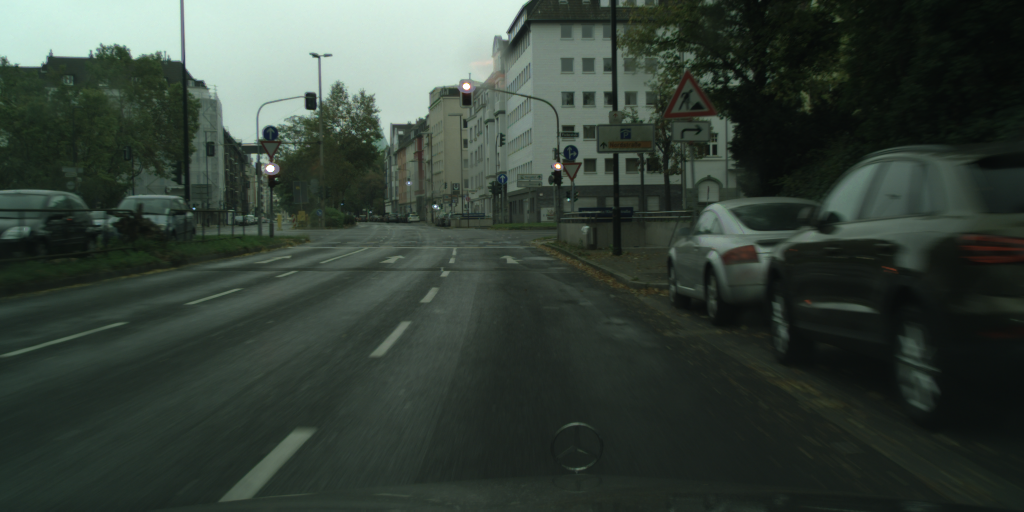
#> input picture data/integration/dusseldorf_000049_000024_leftImg8bit.png, 2048 x 1024 px (shown at 1/2 size)
$ python -i attention.py   (imports and definitions only)
#> lines starting #> are read from the running program, lines starting #| are printed output that depends on the picture
#> further down, picture is the input picture: shape (1024, 2048, 3); mean B, G, R 56.4, 64.6, 53.7
from scipy import signal as sg
from skimage.feature import peak_local_max
import numpy as np


def find_tfl_lights(c_image: np.ndarray):
    """
    Detect candidates for TFL lights.
    """
    kernel_r = np.array([[-0.5, -0.5, -0.5], [-0.5, -0.5, -0.5],
                         [-0.5, -0.5, -0.5], [-0.5, -0.5, -0.5],
                         [-0.5, -0.5, -0.5], [-0.5, -0.5, -0.5],
                         [-0.5, -0.5, -0.5], [-0.5, -0.5, -0.5],
                         [-0.5, -0.5, -0.5], [1, 1, -0.5],
                         [1, 2, 1], [1, 2, 1],
                         [1, 1, 1], [1, 1, 1]])
    kernel_g = np.array([[1, 1, 1], [1, 1, 1],
                         [1, 2, 1],  [1, 2, 1],
                         [1, 1, -0.5], [1, 1, -0.5],
                         [-0.5, -0.5, -0.5], [-0.5, -0.5, -0.5],
                         [-0.5, -0.5, -0.5], [-0.5, -0.5, -0.5],
                         [-0.5, -0.5, -0.5], [-0.5, -0.5, -0.5],
                         [-0.5, -0.5, -0.5], [-0.5, -0.5, -0.5],
                         [-0.5, -0.5, -0.5]])

    im_red = c_image[:, :, 0]
    im_green = c_image[:, :, 1]
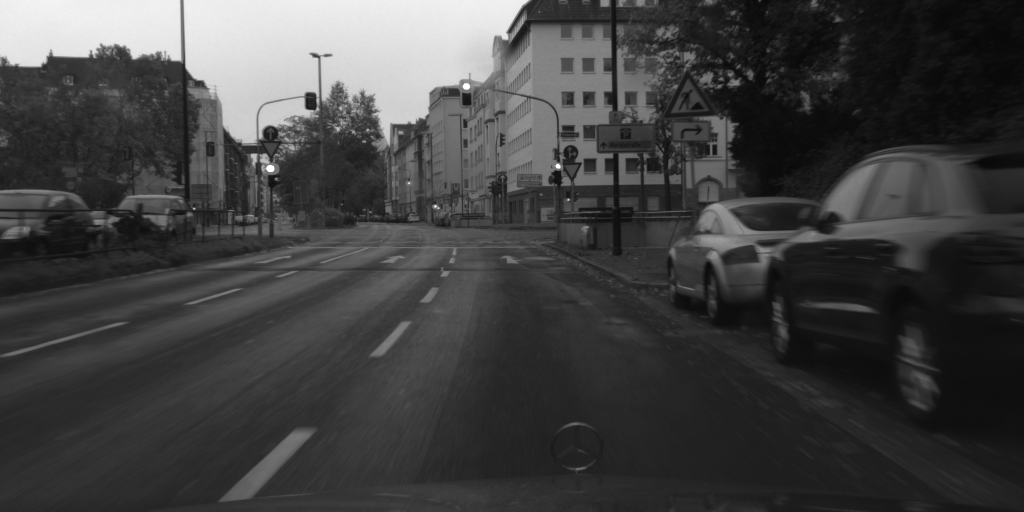
#> im_green: shape (1024, 2048) (shown at 1/2 size); min 8, max 255, mean 64.6

    grad_red = sg.convolve2d(im_red, kernel_r, mode='same')
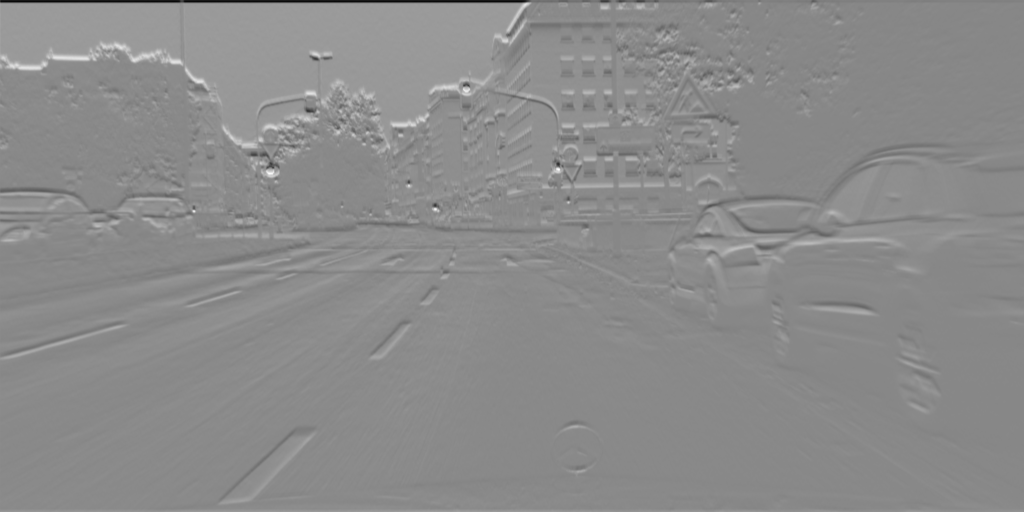
#> grad_red: shape (1024, 2048) float64 (shown at 1/2 size); min -3125, max 2801, mean 114.3; drawn with min black and max white
    grad_green = sg.convolve2d(im_green, kernel_g, mode='same')
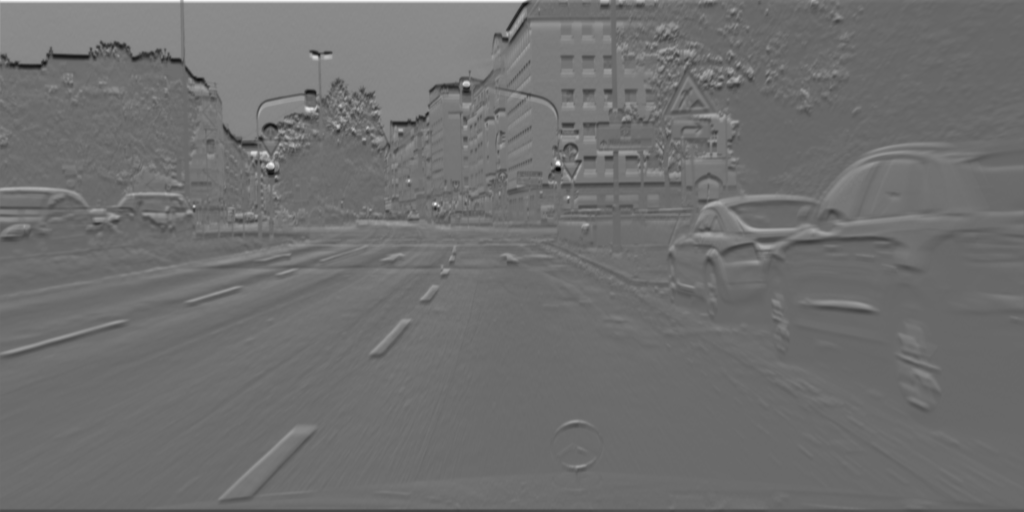
#> grad_green: shape (1024, 2048) float64 (shown at 1/2 size); min -2254, max 3402.5, mean 216.6; drawn with min black and max white

    coordinates_red = peak_local_max(grad_red, min_distance=20, num_peaks=10)
#> coordinates_red = [[339, 1117], [418, 870], [346, 537], [422, 388], [181, 930], [371, 817], [95, 241], [120, 267], [115, 124], [117, 172]]
    coordinates_green = peak_local_max(grad_green, min_distance=20, num_peaks=10)
#> coordinates_green = [[325, 1116], [407, 870], [328, 542], [218, 617], [394, 1136], [305, 510], [165, 928], [114, 630], [361, 817], [252, 675]]

    x_red, y_red = coordinates_red[:, -1], coordinates_red[:, 0]
#> x_red = [1117, 870, 537, 388, 930, 817, 241, 267, 124, 172]; y_red = [339, 418, 346, 422, 181, 371, 95, 120, 115, 117]
    x_green, y_green = coordinates_green[:, -1], coordinates_green[:, 0]
#> x_green = [1116, 870, 542, 617, 1136, 510, 928, 630, 817, 675]; y_green = [325, 407, 328, 218, 394, 305, 165, 114, 361, 252]

    return x_red, y_red, x_green, y_green

>>> import cv2
>>> picture = cv2.imread('../data/integration/dusseldorf_000049_000024_leftImg8bit.png')
>>> result = find_tfl_lights(picture)
#> result = ([1117, 870, 537, 388, 930, 817, 241, 267, 124, 172], [339, 418, 346, 422, 181, 371, 95, 120, 115, 117], [1116, 870, 542, 617, 1136, 510, 928, 630, 817, 675], [325, 407, 328, 218, 394, 305, 165, 114, 361, 252])

$ run again, on data/integration/dusseldorf_000049_000026_leftImg8bit.png
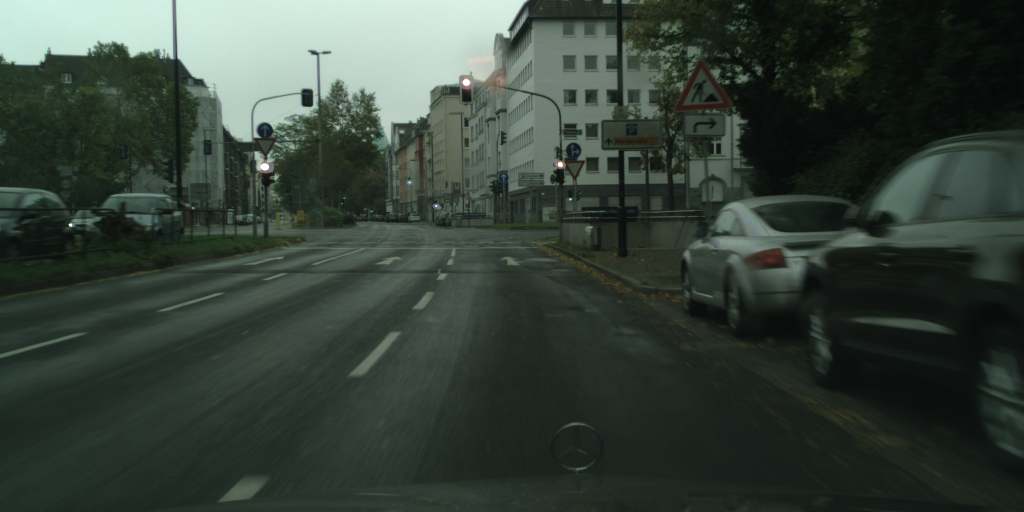
#> input picture data/integration/dusseldorf_000049_000026_leftImg8bit.png, 2048 x 1024 px (shown at 1/2 size)
#> picture is the input picture: shape (1024, 2048, 3); mean B, G, R 57.1, 65.4, 54.2
#> in find_tfl_lights, `grad_red = sg.convolve2d(im_red, kernel_r, mode='same')`:
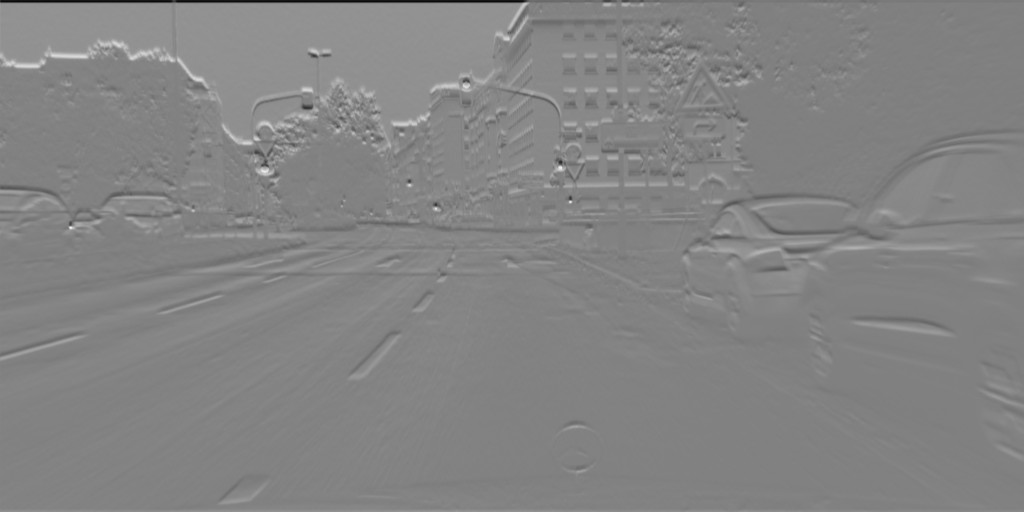
#> grad_red: shape (1024, 2048) float64 (shown at 1/2 size); min -3131, max 3144, mean 115.5; drawn with min black and max white
#> in find_tfl_lights, `grad_green = sg.convolve2d(im_green, kernel_g, mode='same')`:
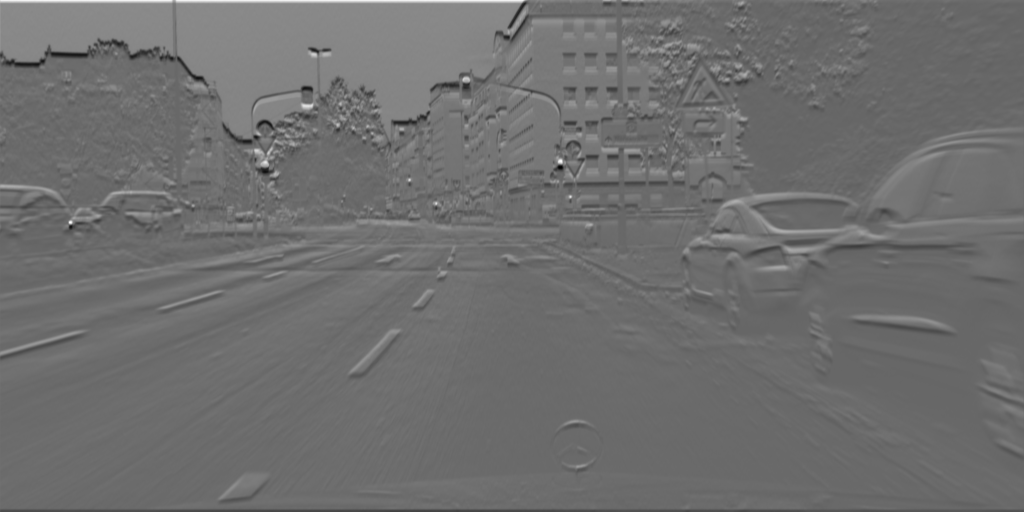
#> grad_green: shape (1024, 2048) float64 (shown at 1/2 size); min -2279.5, max 3473, mean 219.5; drawn with min black and max white
#> coordinates_red = [[455, 141], [335, 1122], [404, 1140], [342, 525], [417, 872], [370, 819], [173, 929], [113, 166], [111, 106], [159, 394]]
#> coordinates_green = [[444, 140], [322, 1121], [325, 531], [406, 872], [393, 1141], [211, 608], [359, 819], [301, 512], [158, 927], [108, 627]]
#> x_red = [141, 1122, 1140, 525, 872, 819, 929, 166, 106, 394]; y_red = [455, 335, 404, 342, 417, 370, 173, 113, 111, 159]
#> x_green = [140, 1121, 531, 872, 1141, 608, 819, 512, 927, 627]; y_green = [444, 322, 325, 406, 393, 211, 359, 301, 158, 108]
#> result = ([141, 1122, 1140, 525, 872, 819, 929, 166, 106, 394], [455, 335, 404, 342, 417, 370, 173, 113, 111, 159], [140, 1121, 531, 872, 1141, 608, 819, 512, 927, 627], [444, 322, 325, 406, 393, 211, 359, 301, 158, 108])
